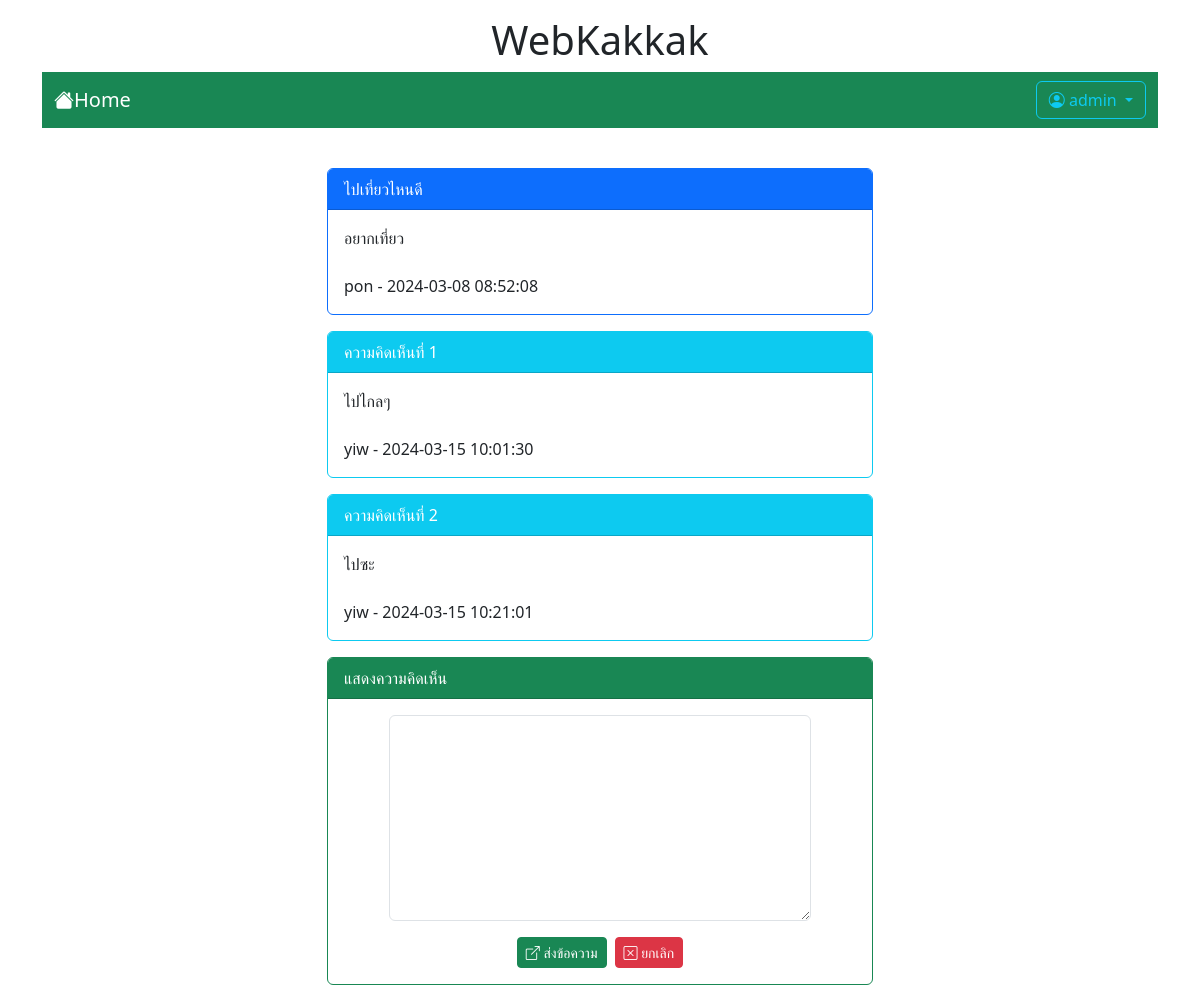
The page /post.php?id=3 (signed in) on the database its author committed.
### tables this page shows
CREATE TABLE `post` (
  `id` int(11) NOT NULL,
  `title` varchar(128) NOT NULL,
  `content` varchar(2048) NOT NULL,
  `post_date` datetime NOT NULL,
  `cat_id` int(11) NOT NULL,
  `user_id` int(11) NOT NULL
);

CREATE TABLE `user` (
  `id` int(11) NOT NULL,
  `login` varchar(32) NOT NULL,
  `password` varchar(64) NOT NULL,
  `name` varchar(64) NOT NULL,
  `gender` char(1) NOT NULL,
  `email` varchar(32) NOT NULL,
  `role` char(1) NOT NULL
);

CREATE TABLE `comment` (
  `id` int(11) NOT NULL,
  `content` varchar(20148) NOT NULL,
  `post_date` datetime NOT NULL,
  `user_id` int(11) NOT NULL,
  `post_id` int(11) NOT NULL
);

### post.php (the view, shortened to what this page needs)
<!DOCTYPE html>
<html lang="en">
<head>
    <link rel="stylesheet" href="https://cdn.jsdelivr.net/npm/bootstrap-icons@1.11.3/font/bootstrap-icons.min.css">
    <link rel="stylesheet" href="bootstrap-5.3.2-dist/css/bootstrap.min.css">
</head>
<body>
    <div class="container-lg">
        <h1 class="mt-3" style="text-align: center;">WebKakkak</h1>
        <?php include "nav.php" ?>
        <div class="row mt-4">
            <div class="col-lg-3 col-md-2 col-sm-1"></div>
            <div class="col-lg-6 col-md-8 col-sm-10">
                <?php
                $conn = new PDO("mysql:host=localhost;dbname=webboard;charset=utf8", "root", "");
                $sql = "SELECT post.title,post.content,post.post_date,user.login
                        FROM post INNER JOIN user ON (post.user_id=user.id)
                        WHERE post.id=$_GET[id]";
                $result = $conn->query($sql);
                while ($row = $result->fetch()) {
                    echo "<div class='card border-primary mt-3'>";
                    echo "<div class='card-header bg-primary text-white'>
                                $row[title]
                            </div>";
                    echo "<div class='card-body'>
                                $row[content]
                                <br><br>
                                $row[login] - $row[post_date]
                            </div>";
                    echo "</div>";
                }
                $sql = "SELECT comment.content, comment.post_date, user.login
                        FROM comment INNER JOIN user ON (comment.user_id=user.id)
                        WHERE comment.post_id=$_GET[id]";
                $result = $conn->query($sql);
                $i = 1;
                while ($row = $result->fetch()) {
                    echo "<div class='card border-info mt-3'>";
                    echo "<div class='card-header bg-info text-white'>
                                ความคิดเห็นที่ $i
                            </div>";
                    echo "<div class='card-body'>
                                $row[content]
                                <br><br>
                                $row[login] - $row[post_date]
                            </div>";
                    echo "</div>";
                    $i = $i + 1;
                }
                ?>
                <?php
                if (isset($_SESSION['id'])) {
                ?>
                    <div class="card border-success mt-3">
                        <div class="card-header bg-success text-white">
                            แสดงความคิดเห็น
                        </div>
                        <div class="card-body">
                            <form action="post_save.php" method="post">
                                <div class="row mb-3 justify-content-center">
                                    <div class="col-lg-10">
                                        <textarea name="comment" rows="8" class="form-control" required></textarea>
                                    </div>
                                </div>
                                <div class="row">
                                    <div class="col-lg-12 d-flex justify-content-center">
                                        <button type="submit" class="btn btn-success btn-sm text-white">
                                            <i class="bi bi-box-arrow-up-right"></i> ส่งข้อความ
                                        </button>
                                        <button type="reset" class="btn btn-danger btn-sm ms-2">
                                            <i class="bi bi-x-square"></i> ยกเลิก
                                        </button>
                                    </div>
                                </div>
                            </form>
                        </div>
                    </div>
                <?php } ?>
            </div><br>
        </div>
    </div>
</body>
</html>

### rows shown on the page
post: title "ไปเที่ยวไหนดี", content "อยากเที่ยว", user.login "pon", post_date "2024-03-08 08:52:08"
comment: content "ไปไกลๆ", user.login "yiw", post_date "2024-03-15 10:01:30"
comment: content "ไปซะ", user.login "yiw", post_date "2024-03-15 10:21:01"

### other values the page prints
$_SESSION['username'] "admin"
